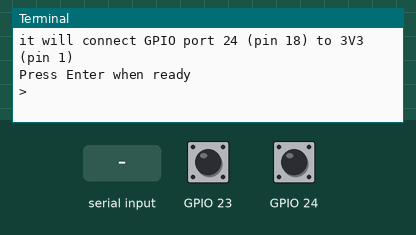
Simulated run of this program. Board: Raspberry Pi (BCM pin numbers). Shown: the last lines printed to the terminal. Inputs (shaded band) come from the test bench; at power-on: GPIO 24 LOW, GPIO 23 HIGH. At 4.4 s the program stops and its outputs stay as they are.

Above: at 1.2 s.
1.3 s: "1" typed at the terminal, then Enter
At 2.3 s:
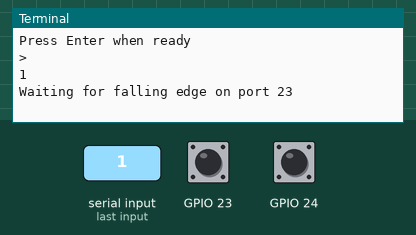
2.8 s: GPIO 24 pulled HIGH for 0.15 s
At 3.5 s:
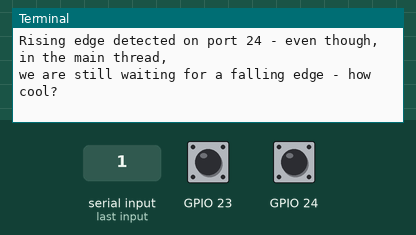
4.4 s: GPIO 23 pulled LOW for 0.15 s
At 5.6 s:
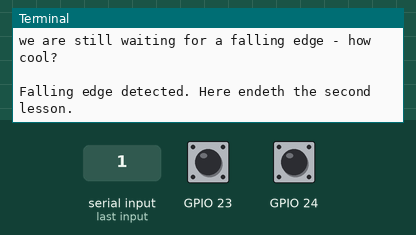

The program:

usingButtonpart2.py
```python
'''http://raspi.tv/2013/how-to-use-interrupts-with-python-on-the-raspberry-pi-and-rpi-gpio-part-2 read this for all the explantion '''


#!/usr/bin/env python2.7
# script by Alex Eames http://RasPi.tv

import RPi.GPIO as GPIO
GPIO.setmode(GPIO.BCM)

# GPIO 23 & 24 set up as inputs. One pulled up, the other down.
# 23 will go to GND when button pressed and 24 will go to 3V3 (3.3V)
# this enables us to demonstrate both rising and falling edge detection
GPIO.setup(23, GPIO.IN, pull_up_down=GPIO.PUD_UP)
GPIO.setup(24, GPIO.IN, pull_up_down=GPIO.PUD_DOWN)

# now we'll define the threaded callback function
# this will run in another thread when our event is detected
def my_callback(channel):
    print "Rising edge detected on port 24 - even though, in the main thread,"
    print "we are still waiting for a falling edge - how cool?\n"

print "Make sure you have a button connected so that when pressed"
print "it will connect GPIO port 23 (pin 16) to GND (pin 6)\n"
print "You will also need a second button connected so that when pressed"
print "it will connect GPIO port 24 (pin 18) to 3V3 (pin 1)"
raw_input("Press Enter when ready\n>")

# The GPIO.add_event_detect() line below set things up so that
# when a rising edge is detected on port 24, regardless of whatever
# else is happening in the program, the function "my_callback" will be run
# It will happen even while the program is waiting for
# a falling edge on the other button.
GPIO.add_event_detect(24, GPIO.RISING, callback=my_callback)

try:
    print "Waiting for falling edge on port 23"
    GPIO.wait_for_edge(23, GPIO.FALLING)
    print "Falling edge detected. Here endeth the second lesson."

except KeyboardInterrupt:
    GPIO.cleanup()       # clean up GPIO on CTRL+C exit
GPIO.cleanup()           # clean up GPIO on normal exit
```

Measured:
- after the input at 1.3 s, the terminal: prints a new line at once (image 1)
- after the input at 2.8 s, the terminal: prints a new line at once (image 2)
- after the input at 4.4 s, the terminal: prints a new line at once (image 3)
